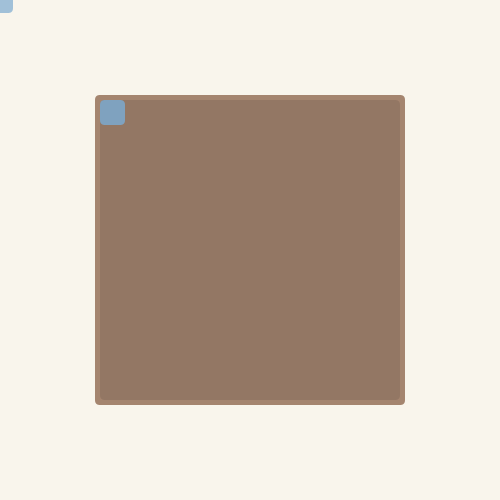
Frame 1 (no input)
Frame 60 (the mouse pressed at the canvas centre just before this capture): identical to frame 1, image omitted
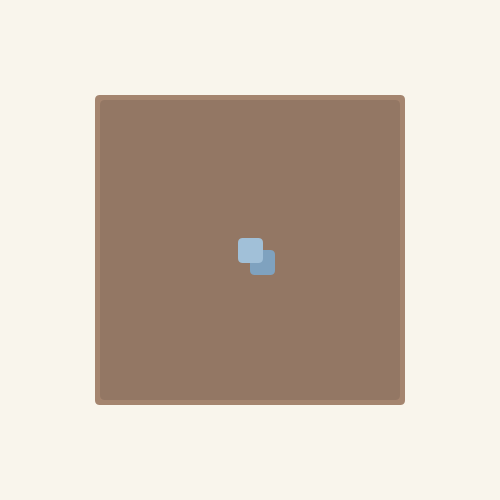
Frame 120 (the mouse held since frame 60 and released just before this capture)

The Processing sketch that drew these frames (run headless with seeded random() and noise(); from frame 60 on, the mouse is pressed at the canvas centre):

// Processing sketch: Exercise2_2Problem4MouseLocationCarolineYau
// ── Exercise2_2Problem4MouseLocationCarolineYau.pde
//Caroline Yau
//Exercise 2.2 In Motion

//Program 4. Mouse Location
//Magnet

int x;
int y;

void setup(){
  size(500, 500);
}

void draw(){
  background(#f9f5ec);
  noStroke();
  fill(#a5856f); //box outline
  rect(95, 95, 310, 310, 5);
  fill(#937764); //box
  rect(100, 100, 300, 300, 5);
  
  fill(#7fa2bf);
  if((mouseX <= 100)&&(mouseY <= 100)){
    rect(100, 100, 25, 25, 5);
  }
  else if ((mouseX <= 100)&&(100 < mouseY)&&(mouseY < 375)){
    rect(100, mouseY, 25, 25, 5);
  }
  else if ((mouseX <= 100)&&(mouseY >= 375)){
    rect(100, 375, 25, 25, 5);
  }
  else if ((mouseX >= 375)&&(mouseY <= 100)){
    rect(375, 100, 25, 25, 5);
  }
  else if ((mouseX >= 375)&&(100 < mouseY)&&(mouseY < 375)){
    rect(375, mouseY, 25, 25, 5);
  }
  else if ((mouseX >= 375)&&(mouseY >= 375)){
    rect(375, 375, 25, 25, 5);
  }
  else if ((100 < mouseX)&&(mouseX < 375)&&(mouseY <= 100)){
    rect(mouseX, 100, 25, 25, 5);
  }
  else if ((100 < mouseX)&&(mouseX < 375)&&(mouseY >= 375)){
    rect(mouseX, 375, 25, 25, 5);
  }
  else{
    rect(mouseX, mouseY, 25, 25, 5);
  }
  fill(#a1c0d8);
  rect(mouseX - 25/2, mouseY - 25/2, 25, 25, 5);
}
